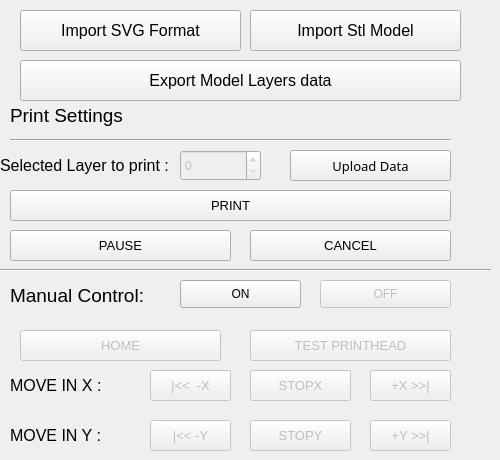
    <widget class="QWidget" name="control_tab_4">
     <attribute name="title">
      <string>Control</string>
     </attribute>
     <widget class="QPushButton" name="slicer">
      <property name="geometry">
       <rect>
        <x>250</x>
        <y>10</y>
        <width>211</width>
        <height>41</height>
       </rect>
      </property>
      <property name="font">
       <font>
        <pointsize>12</pointsize>
        <weight>50</weight>
        <bold>false</bold>
       </font>
      </property>
      <property name="text">
       <string>Import Stl Model</string>
      </property>
     </widget>
     <widget class="QLabel" name="Printsettings">
      <property name="geometry">
       <rect>
        <x>10</x>
        <y>100</y>
        <width>171</width>
        <height>31</height>
       </rect>
      </property>
      <property name="font">
       <font>
        <pointsize>14</pointsize>
       </font>
      </property>
      <property name="text">
       <string>Print Settings</string>
      </property>
      <property name="scaledContents">
       <bool>true</bool>
      </property>
      <property name="alignment">
       <set>Qt::AlignLeading|Qt::AlignLeft|Qt::AlignVCenter</set>
      </property>
      <property name="wordWrap">
       <bool>false</bool>
      </property>
     </widget>
     <widget class="QLabel" name="Selectedlayer">
      <property name="geometry">
       <rect>
        <x>0</x>
        <y>150</y>
        <width>201</width>
        <height>31</height>
       </rect>
      </property>
      <property name="font">
       <font>
        <pointsize>12</pointsize>
       </font>
      </property>
      <property name="frameShape">
       <enum>QFrame::NoFrame</enum>
      </property>
      <property name="frameShadow">
       <enum>QFrame::Sunken</enum>
      </property>
      <property name="text">
       <string>Selected Layer to print :</string>
      </property>
      <property name="scaledContents">
       <bool>true</bool>
      </property>
      <property name="alignment">
       <set>Qt::AlignLeading|Qt::AlignLeft|Qt::AlignVCenter</set>
      </property>
      <property name="wordWrap">
       <bool>false</bool>
      </property>
     </widget>
     <widget class="Line" name="line">
      <property name="geometry">
       <rect>
        <x>10</x>
        <y>130</y>
        <width>441</width>
        <height>20</height>
       </rect>
      </property>
      <property name="orientation">
       <enum>Qt::Horizontal</enum>
      </property>
     </widget>
     <widget class="QPushButton" name="opensvg">
      <property name="geometry">
       <rect>
        <x>20</x>
        <y>10</y>
        <width>221</width>
        <height>41</height>
       </rect>
      </property>
      <property name="font">
       <font>
        <pointsize>12</pointsize>
        <weight>50</weight>
        <bold>false</bold>
       </font>
      </property>
      <property name="text">
       <string>Import SVG Format</string>
      </property>
     </widget>
     <widget class="QPushButton" name="uploaddata">
      <property name="enabled">
       <bool>true</bool>
      </property>
      <property name="geometry">
       <rect>
        <x>290</x>
        <y>150</y>
        <width>161</width>
        <height>31</height>
       </rect>
      </property>
      <property name="font">
       <font>
        <family>Franklin Gothic Medium Cond</family>
        <pointsize>10</pointsize>
        <weight>50</weight>
        <bold>false</bold>
        <underline>false</underline>
       </font>
      </property>
      <property name="text">
       <string>Upload Data</string>
      </property>
     </widget>
     <widget class="QPushButton" name="print">
      <property name="enabled">
       <bool>true</bool>
      </property>
      <property name="geometry">
       <rect>
        <x>10</x>
        <y>190</y>
        <width>441</width>
        <height>31</height>
       </rect>
      </property>
      <property name="font">
       <font>
        <pointsize>10</pointsize>
       </font>
      </property>
      <property name="text">
       <string>PRINT</string>
      </property>
      <property name="checkable">
       <bool>false</bool>
      </property>
      <property name="autoDefault">
       <bool>false</bool>
      </property>
      <property name="default">
       <bool>false</bool>
      </property>
      <property name="flat">
       <bool>false</bool>
      </property>
     </widget>
     <widget class="QPushButton" name="pauseprint">
      <property name="enabled">
       <bool>true</bool>
      </property>
      <property name="geometry">
       <rect>
        <x>10</x>
        <y>230</y>
        <width>221</width>
        <height>31</height>
       </rect>
      </property>
      <property name="font">
       <font>
        <pointsize>10</pointsize>
       </font>
      </property>
      <property name="text">
       <string>PAUSE</string>
      </property>
     </widget>
     <widget class="QPushButton" name="cancelprint">
      <property name="enabled">
       <bool>true</bool>
      </property>
      <property name="geometry">
       <rect>
        <x>250</x>
        <y>230</y>
        <width>201</width>
        <height>31</height>
       </rect>
      </property>
      <property name="font">
       <font>
        <pointsize>10</pointsize>
       </font>
      </property>
      <property name="text">
       <string>CANCEL</string>
      </property>
     </widget>
     <widget class="QPushButton" name="moveposx">
      <property name="enabled">
       <bool>false</bool>
      </property>
      <property name="geometry">
       <rect>
        <x>370</x>
        <y>370</y>
        <width>81</width>
        <height>31</height>
       </rect>
      </property>
      <property name="font">
       <font>
        <pointsize>10</pointsize>
       </font>
      </property>
      <property name="text">
       <string>+X &gt;&gt;|</string>
      </property>
     </widget>
     <widget class="QPushButton" name="testprinthead">
      <property name="enabled">
       <bool>false</bool>
      </property>
      <property name="geometry">
       <rect>
        <x>250</x>
        <y>330</y>
        <width>201</width>
        <height>31</height>
       </rect>
      </property>
      <property name="font">
       <font>
        <pointsize>10</pointsize>
       </font>
      </property>
      <property name="text">
       <string>TEST PRINTHEAD</string>
      </property>
     </widget>
     <widget class="QLabel" name="movexlabel">
      <property name="geometry">
       <rect>
        <x>10</x>
        <y>370</y>
        <width>91</width>
        <height>31</height>
       </rect>
      </property>
      <property name="font">
       <font>
        <pointsize>12</pointsize>
       </font>
      </property>
      <property name="frameShape">
       <enum>QFrame::NoFrame</enum>
      </property>
      <property name="frameShadow">
       <enum>QFrame::Sunken</enum>
      </property>
      <property name="text">
       <string>MOVE IN X :</string>
      </property>
      <property name="scaledContents">
       <bool>true</bool>
      </property>
      <property name="alignment">
       <set>Qt::AlignLeading|Qt::AlignLeft|Qt::AlignVCenter</set>
      </property>
      <property name="wordWrap">
       <bool>false</bool>
      </property>
     </widget>
     <widget class="QPushButton" name="movenegx">
      <property name="enabled">
       <bool>false</bool>
      </property>
      <property name="geometry">
       <rect>
        <x>150</x>
        <y>370</y>
        <width>81</width>
        <height>31</height>
       </rect>
      </property>
      <property name="font">
       <font>
        <pointsize>10</pointsize>
       </font>
      </property>
      <property name="text">
       <string>|&lt;&lt;  -X</string>
      </property>
     </widget>
     <widget class="QLabel" name="moveYlabel">
      <property name="geometry">
       <rect>
        <x>10</x>
        <y>420</y>
        <width>91</width>
        <height>31</height>
       </rect>
      </property>
      <property name="font">
       <font>
        <pointsize>12</pointsize>
       </font>
      </property>
      <property name="frameShape">
       <enum>QFrame::NoFrame</enum>
      </property>
      <property name="frameShadow">
       <enum>QFrame::Sunken</enum>
      </property>
      <property name="text">
       <string>MOVE IN Y :</string>
      </property>
      <property name="scaledContents">
       <bool>true</bool>
      </property>
      <property name="alignment">
       <set>Qt::AlignLeading|Qt::AlignLeft|Qt::AlignVCenter</set>
      </property>
      <property name="wordWrap">
       <bool>false</bool>
      </property>
     </widget>
     <widget class="QPushButton" name="movenegy">
      <property name="enabled">
       <bool>false</bool>
      </property>
      <property name="geometry">
       <rect>
        <x>150</x>
        <y>420</y>
        <width>81</width>
        <height>31</height>
       </rect>
      </property>
      <property name="font">
       <font>
        <pointsize>10</pointsize>
       </font>
      </property>
      <property name="text">
       <string>|&lt;&lt; -Y</string>
      </property>
     </widget>
     <widget class="QPushButton" name="moveposy">
      <property name="enabled">
       <bool>false</bool>
      </property>
      <property name="geometry">
       <rect>
        <x>370</x>
        <y>420</y>
        <width>81</width>
        <height>31</height>
       </rect>
      </property>
      <property name="font">
       <font>
        <pointsize>10</pointsize>
       </font>
      </property>
      <property name="text">
       <string>+Y &gt;&gt;|</string>
      </property>
     </widget>
     <widget class="Line" name="line_6">
      <property name="geometry">
       <rect>
        <x>0</x>
        <y>260</y>
        <width>491</width>
        <height>20</height>
       </rect>
      </property>
      <property name="orientation">
       <enum>Qt::Horizontal</enum>
      </property>
     </widget>
     <widget class="QPushButton" name="stopx">
      <property name="enabled">
       <bool>false</bool>
      </property>
      <property name="geometry">
       <rect>
        <x>250</x>
        <y>370</y>
        <width>101</width>
        <height>31</height>
       </rect>
      </property>
      <property name="font">
       <font>
        <pointsize>10</pointsize>
       </font>
      </property>
      <property name="text">
       <string>STOPX</string>
      </property>
     </widget>
     <widget class="QPushButton" name="stopy">
      <property name="enabled">
       <bool>false</bool>
      </property>
      <property name="geometry">
       <rect>
        <x>250</x>
        <y>420</y>
        <width>101</width>
        <height>31</height>
       </rect>
      </property>
      <property name="font">
       <font>
        <pointsize>10</pointsize>
       </font>
      </property>
      <property name="text">
       <string>STOPY</string>
      </property>
     </widget>
     <widget class="QPushButton" name="homebutton">
      <property name="enabled">
       <bool>false</bool>
      </property>
      <property name="geometry">
       <rect>
        <x>20</x>
        <y>330</y>
        <width>201</width>
        <height>31</height>
       </rect>
      </property>
      <property name="font">
       <font>
        <pointsize>10</pointsize>
       </font>
      </property>
      <property name="text">
       <string>HOME</string>
      </property>
     </widget>
     <widget class="QLabel" name="Printsettings_2">
      <property name="geometry">
       <rect>
        <x>10</x>
        <y>280</y>
        <width>171</width>
        <height>31</height>
       </rect>
      </property>
      <property name="font">
       <font>
        <pointsize>14</pointsize>
       </font>
      </property>
      <property name="text">
       <string>Manual Control:</string>
      </property>
      <property name="scaledContents">
       <bool>true</bool>
      </property>
      <property name="alignment">
       <set>Qt::AlignLeading|Qt::AlignLeft|Qt::AlignVCenter</set>
      </property>
      <property name="wordWrap">
       <bool>false</bool>
      </property>
     </widget>
     <widget class="QPushButton" name="manualON">
      <property name="geometry">
       <rect>
        <x>180</x>
        <y>280</y>
        <width>121</width>
        <height>28</height>
       </rect>
      </property>
      <property name="text">
       <string>ON</string>
      </property>
     </widget>
     <widget class="QPushButton" name="manualOFF">
      <property name="enabled">
       <bool>false</bool>
      </property>
      <property name="geometry">
       <rect>
        <x>320</x>
        <y>280</y>
        <width>131</width>
        <height>28</height>
       </rect>
      </property>
      <property name="text">
       <string>OFF</string>
      </property>
     </widget>
     <widget class="QSpinBox" name="layernumb">
      <property name="enabled">
       <bool>false</bool>
      </property>
      <property name="geometry">
       <rect>
        <x>180</x>
        <y>150</y>
        <width>81</width>
        <height>31</height>
       </rect>
      </property>
      <property name="acceptDrops">
       <bool>false</bool>
      </property>
      <property name="wrapping">
       <bool>false</bool>
      </property>
      <property name="buttonSymbols">
       <enum>QAbstractSpinBox::UpDownArrows</enum>
      </property>
      <property name="maximum">
       <number>10000</number>
      </property>
      <property name="value">
       <number>0</number>
      </property>
      <property name="displayIntegerBase">
       <number>10</number>
      </property>
     </widget>
     <widget class="QPushButton" name="convert_Model_Layerdata">
      <property name="geometry">
       <rect>
        <x>20</x>
        <y>60</y>
        <width>441</width>
        <height>41</height>
       </rect>
      </property>
      <property name="font">
       <font>
        <pointsize>12</pointsize>
        <weight>50</weight>
        <bold>false</bold>
       </font>
      </property>
      <property name="text">
       <string>Export Model Layers data</string>
      </property>
     </widget>
    </widget>
